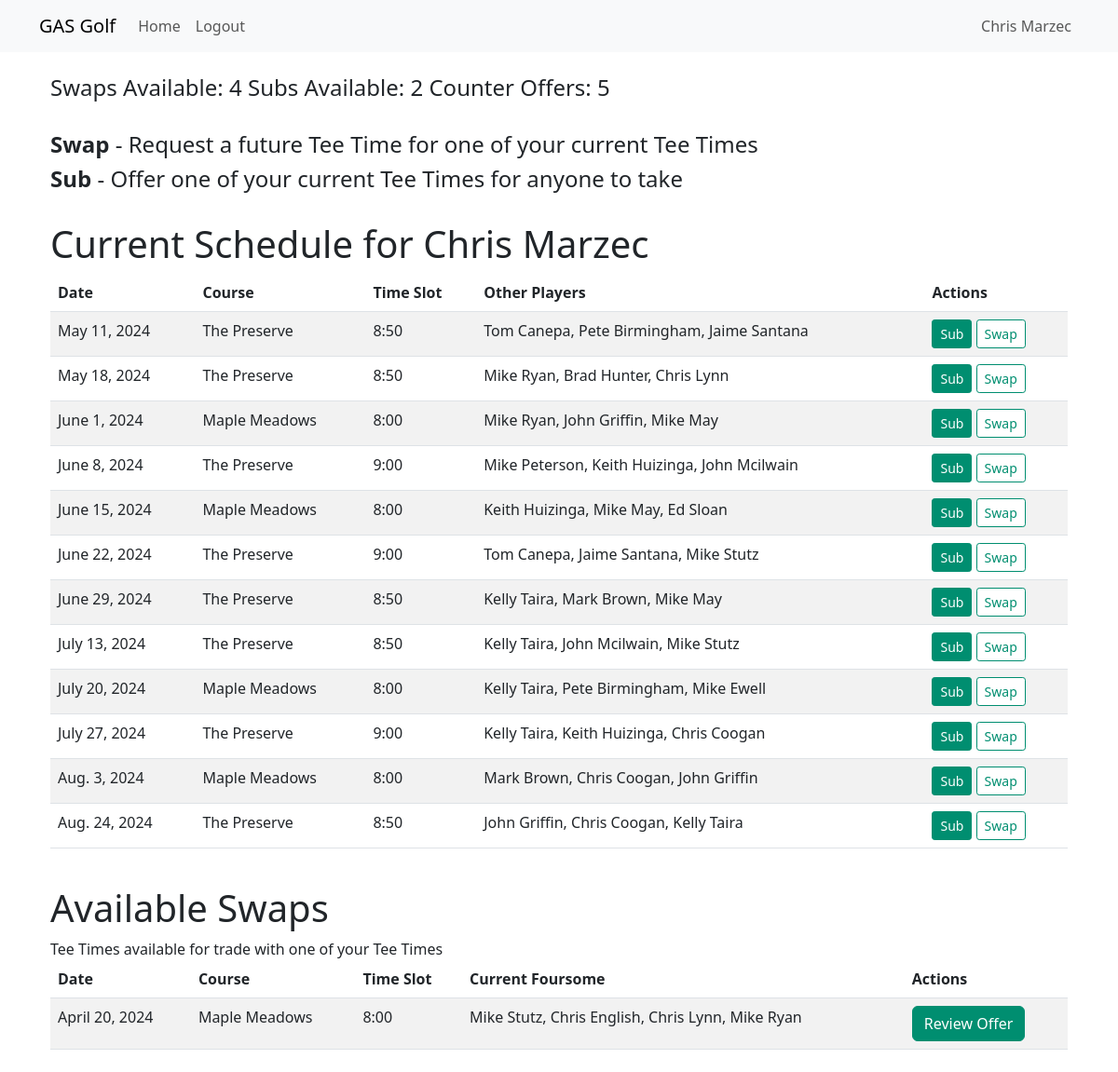
The page /subswap/ (signed in) on the database as committed earlier.
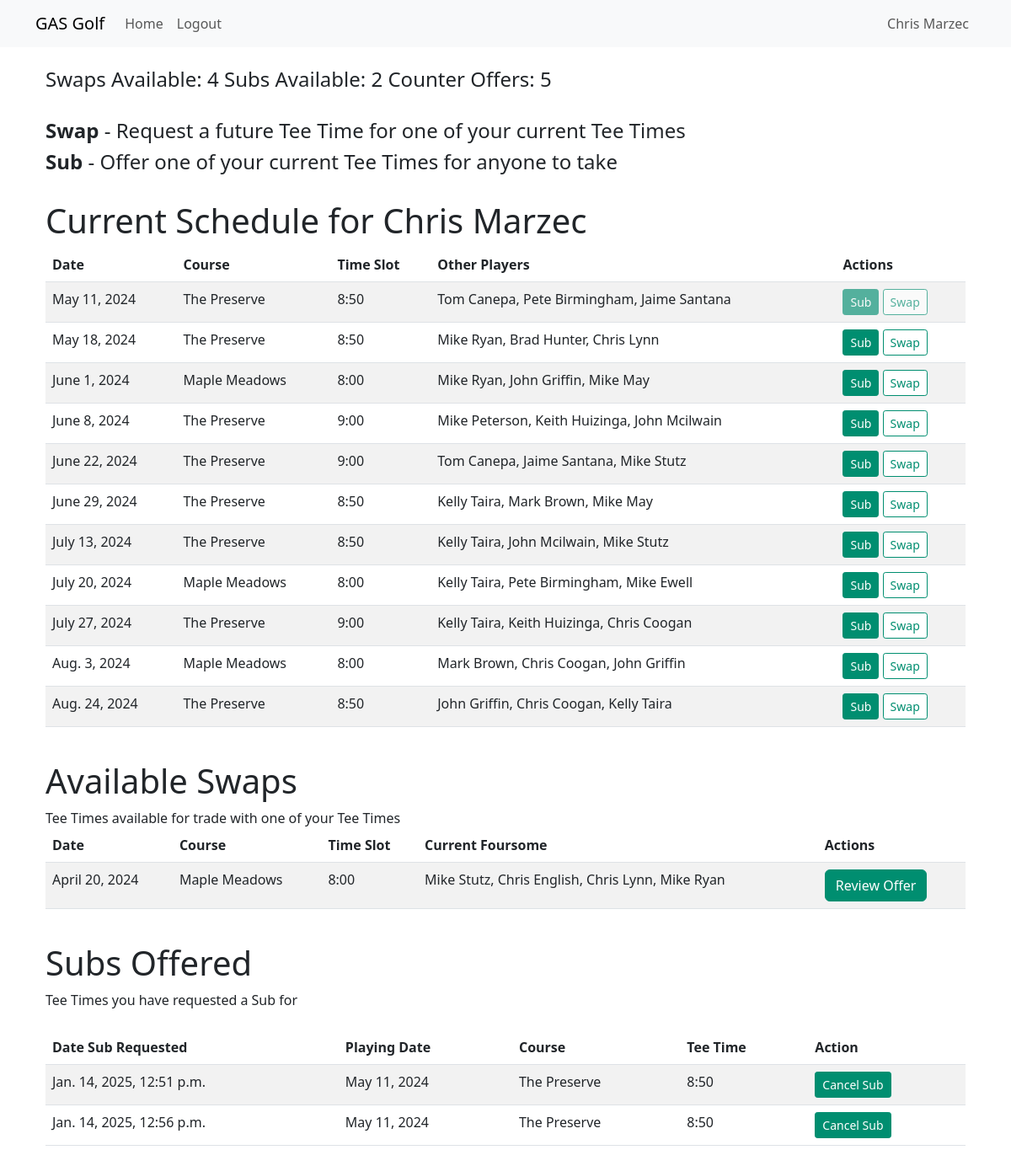
The same page on the database as committed later.
### GRPR/models.py (models this page shows)
class TeeTimesInd(models.Model):
    CrewID = models.IntegerField()
    gDate = models.DateField()
    PID = models.ForeignKey('Players', on_delete=models.CASCADE)  # Links to Players table
    CourseID = models.ForeignKey('Courses', on_delete=models.CASCADE)  # Links to Courses table
    class Meta:
        db_table = "TeeTimesInd"

class Courses(models.Model):
    crewID = models.IntegerField()
    courseName = models.CharField(max_length=256)
    courseTimeSlot = models.CharField(max_length=256)
    class Meta:
        db_table = "Courses"

class SubSwap(models.Model):
    RequestDate = models.DateTimeField()
    PID = models.ForeignKey('Players', on_delete=models.CASCADE)
    TeeTimeIndID = models.ForeignKey('TeeTimesInd', on_delete=models.CASCADE)
    Type = models.CharField(max_length=32)
    Status = models.CharField(max_length=32)
    Msg = models.CharField(max_length=2048)
    OtherPlayers = models.CharField(max_length=1024)
    SwapID = models.IntegerField(null=True, blank=True)
    class Meta:
        db_table = "SubSwap"

### GRPR/views.py (the view, shortened to what this page needs)
# urls.py: path('subswap/', views.subswap_view, name='subswap_view'),
@login_required
def subswap_view(request):
    user_id = request.user.id
    user_name = f"{request.user.first_name} {request.user.last_name}"
    player = Players.objects.filter(user_id=user_id).first()
    if not player:
        return HttpResponseBadRequest("Player not found for the logged-in user.")
    player_id = player.id
    schedule = TeeTimesInd.objects.filter(PID=player_id).select_related('CourseID').order_by('gDate')
    schedule_data = []
    for teetime in schedule:
        other_players = TeeTimesInd.objects.filter(
            CourseID=teetime.CourseID, gDate=teetime.gDate
        ).exclude(PID=player_id)
        schedule_data.append({
            'tt_id': teetime.id,  # Add the ID column here
            'date': teetime.gDate,
            'course': teetime.CourseID.courseName,
            'time_slot': teetime.CourseID.courseTimeSlot,
            'other_players': ", ".join([
                f"{player.PID.FirstName} {player.PID.LastName}" for player in other_players
            ])
        })
    available_subs = SubSwap.objects.filter(
        Type='Sub Offer Sent',
        Status='Sub Open',
        PID=player_id
    ).select_related('TeeTimeIndID', 'TeeTimeIndID__CourseID').order_by('TeeTimeIndID__gDate')
    available_subs_data = []
    available_swaps = SubSwap.objects.filter(
        Type='Swap Offer Sent',
        Status='Swap Open',
        PID=player_id
    ).select_related('TeeTimeIndID', 'TeeTimeIndID__CourseID').order_by('TeeTimeIndID__gDate')
    available_swaps_data = []
    for swap in available_swaps:
        teetime = swap.TeeTimeIndID
        other_players = TeeTimesInd.objects.filter(
            CourseID=teetime.CourseID, gDate=teetime.gDate
        ).exclude(PID=player_id)
        try:
            swap_offer = SubSwap.objects.get(SwapID=swap.SwapID, Type='Swap Offer')
            offer_pid = swap_offer.PID.id
        except SubSwap.DoesNotExist:
            offer_pid = None
            print(f"No swap offer found for SwapID: {swap.SwapID}")
        available_swaps_data.append({
            'date': teetime.gDate,
            'ymdDate': teetime.gDate.strftime("%Y-%m-%d"), #converts date to YYYY-MM-DD
            'course': teetime.CourseID.courseName,
            'time_slot': teetime.CourseID.courseTimeSlot,
            'swapID': swap.SwapID,
            'Msg': swap.Msg,
            'OfferID': offer_pid,
            'other_players': ", ".join([
                f"{player.PID.FirstName} {player.PID.LastName}" for player in other_players
            ])
        })
    offered_swaps = SubSwap.objects.filter(
        PID=player_id,
        Type='Swap Offer',
        Status='Swap Open'
    )
    counter_offers_data = []
    subs_proposed = SubSwap.objects.filter(
        Type='Sub Offer',
        Status='Sub Open',
        PID=player_id
    ).select_related('TeeTimeIndID', 'TeeTimeIndID__CourseID')
    subs_proposed_data = []
    for sub in subs_proposed:
        subs_proposed_data.append({
            'request_date': sub.RequestDate,
            'playing_date': sub.TeeTimeIndID.gDate,
            'course': sub.TeeTimeIndID.CourseID.courseName,
            'tee_time': sub.TeeTimeIndID.CourseID.courseTimeSlot,
            'swap_id': sub.id
        })
    swaps_proposed = SubSwap.objects.filter(
        Type='Swap Offer',
        Status='Swap Open',
        PID=player_id
    ).select_related('TeeTimeIndID', 'TeeTimeIndID__CourseID')
    swaps_proposed_data = []
    offered_tee_time_ids = set()
    open_sub_offers = SubSwap.objects.filter(
        Type='Sub Offer',
        Status='Sub Open',
        PID=player_id
    ).select_related('TeeTimeIndID')
    for sub_offer in open_sub_offers:
        offered_tee_time_ids.add(sub_offer.TeeTimeIndID.id)
    context = {
        'user_name': user_name,  # Use the logged-in user's name
        'user_id': user_id,  # Use the logged-in user's ID
        'player_id': player_id,  # Use the logged-in user's Player ID
        'schedule_data': schedule_data,
        'available_subs_data': available_subs_data,
        'available_swaps_data': available_swaps_data,
        'counter_offers_data': counter_offers_data,
        'subs_proposed_data': subs_proposed_data,
        'swaps_proposed_data': swaps_proposed_data,
        'offered_tee_time_ids': offered_tee_time_ids,
        'first_name': request.user.first_name,  # Add the first name of the logged-in user
        'last_name': request.user.last_name, # Add the last name of the logged-in user
    }
    return render(request, 'GRPR/subswap.html', context)

### GRPR/templates/GRPR/subswap.html (shortened to what this page needs)
{% extends 'base.html' %}
{% block content %}
<div class="container mt-4">
    <h4>Swaps Available: 4   Subs Available:  2  Counter Offers:  5</h4>
    <br>
    <h4><strong>Swap</strong> - Request a future Tee Time for one of your current Tee Times</h4>
    <h4><strong>Sub</strong> - Offer one of your current Tee Times for anyone to take</h4>
    <br>
    <h1>Current Schedule for {{ first_name }} {{ last_name }}</h1>
    <table class="table table-striped">
        <thead>
            <tr>
                <th>Date</th>
                <th>Course</th>
                <th>Time Slot</th>
                <th>Other Players</th>
                <th>Actions</th>
            </tr>
        </thead>
        <tbody>
            {% for entry in schedule_data %}
            <tr>
                <td>{{ entry.date }}</td>
                <td>{{ entry.course }}</td>
                <td>{{ entry.time_slot }}</td>
                <td>{{ entry.other_players }}</td>
                <td>
                    {% if entry.tt_id in offered_tee_time_ids %}
                        <button class="btn btn-primary btn-sm" disabled>Sub</button>
                        <button class="btn btn-secondary-custom btn-sm" disabled>Swap</button>
                    {% else %}
                        <a href="{% url 'store_sub_request_data_view' %}?tt_id={{ entry.tt_id }}" class="btn btn-primary btn-sm">Sub</a>
                        <a href="{% url 'store_swap_data_view' %}?tt_id={{ entry.tt_id }}" class="btn btn-sm btn-secondary-custom">Swap</a>
                    {% endif %}
                </td>
            </tr>
            {% endfor %}
        </tbody>
    </table>
    {% if available_swaps_data %}
    <br>
    <h1>Available Swaps</h1>
    <h7> Tee Times available for trade with one of your Tee Times</h7>
    <table class="table table-striped">
        <thead>
            <tr>
                <th>Date</th>
                <th>Course</th>
                <th>Time Slot</th>
                <th>Current Foursome</th>
                <th>Actions</th>
            </tr>
        </thead>
        <tbody>
            {% for swap in available_swaps_data %}
            <tr>
                <td>{{ swap.date }}</td>
                <td>{{ swap.course }}</td>
                <td>{{ swap.time_slot }}</td>
                <td>{{ swap.other_players }}</td>
                <td>
                    <a href="{% url 'store_swapoffer_data_view' %}?userid={{ user_id }}&swapID={{ swap.swapID }}&Msg={{ swap.Msg }}&RequestDate={{ swap.ymdDate }}&OfferID={{ swap.OfferID }}" class="btn btn-primary">Review Offer</a>
                </td>
            </tr>
            {% endfor %}
        </tbody>
    </table>
    {% endif %}
{% if subs_proposed_data %}
<br>
<h1>Subs Offered</h1>
<h7>Tee Times you have requested a Sub for</h7>
<table class="table table-striped mt-4">
    <thead>
        <tr>
            <th>Date Sub Requested</th>
            <th>Playing Date</th>
            <th>Course</th>
            <th>Tee Time</th>
            <th>Action</th>
        </tr>
    </thead>
    <tbody>
        {% for sub in subs_proposed_data %}
        <tr>
            <td>{{ sub.request_date }}</td>
            <td>{{ sub.playing_date }}</td>
            <td>{{ sub.course }}</td>
            <td>{{ sub.tee_time }}</td>
            <td>
                <a href="{% url 'store_subcancelconfirm_data_view' %}?swap_id={{ sub.swap_id }}" class="btn btn-danger btn-sm">Cancel Sub</a>
            </td>
        </tr>
        {% endfor %}
    </tbody>
</table>
{% endif %}
</div>
{% endblock %}

### GRPR/templates/base.html (shortened to what this page needs)
<!DOCTYPE html>
<html lang="en">
{% load static %}
<head>
    <link rel="stylesheet" href="https://cdn.jsdelivr.net/npm/bootstrap@5.3.0/dist/css/bootstrap.min.css">
    <link rel="stylesheet" href="{% static 'css/styles.css' %}">
</head>
<body>
    <nav class="navbar navbar-expand-lg navbar-light bg-light">
        <div class="container">
            <a class="navbar-brand">GAS Golf</a>
            <div class="collapse navbar-collapse" id="navbarSupportedContent">
                <ul class="navbar-nav mr-auto">
                    <li class="nav-item active">
                        <a href="{% url 'home_page' %}" class="nav-link" role="button">Home</a>
                    </li>
                    <li class="nav-item">
                        <a href="{% url 'logout' %}" class="nav-link" role="button">Logout</a>
                    </li>
                </ul>
                <ul class="navbar-nav ms-auto">
                    <li class="nav-item">
                        <a href="{% url 'profile_view' %}" class="nav-link" role="button">{{ first_name }} {{ last_name }}</a>
                    </li>
                </ul>
            </div>
        </div>
    </nav>
    <div class="container my-4">
        {% block content %}{% endblock %}
    </div>
</body>
</html>

### GRPR/static/css/styles.css (style rules this page uses)
.btn { background-color: #008e70 !important; border-color: #008e70 !important; color: white !important; padding: 0.375rem 0.75rem; font-size: 1rem; border-width: 1px; }
.btn-secondary-custom { background-color: white !important; color: #008e70 !important; border: 1px solid #008e70 !important; padding: 0.375rem 0.75rem; font-size: 1rem; border-width: 1px; }
.btn-sm { padding: 0.25rem 0.5rem !important; font-size: 0.875rem !important; border-radius: 0.2rem; }

Rows that differ between the two databases and show on the page:
no longer on this page (row edited): TeeTimesInd: date "June 15, 2024"
added SubSwap: request_date "Jan. 14, 2025, 12:51 p.m."
added SubSwap: request_date "Jan. 14, 2025, 12:56 p.m."
Other text that changed with them:
list line gone: "Sub Swap"
new list line: "Sub Swap"
text now shown: "Subs Offered Tee Times you have requested a Sub for Date Sub Requested Playing Date Course Tee Time Action"
new list line: "May 11, 2024"
new list line: "The Preserve 8:50"
new list line: "Cancel Sub"
list line gone: "Maple Meadows 8:00"
list line gone: "Keith Huizinga, Mike May, Ed Sloan Sub Swap"
